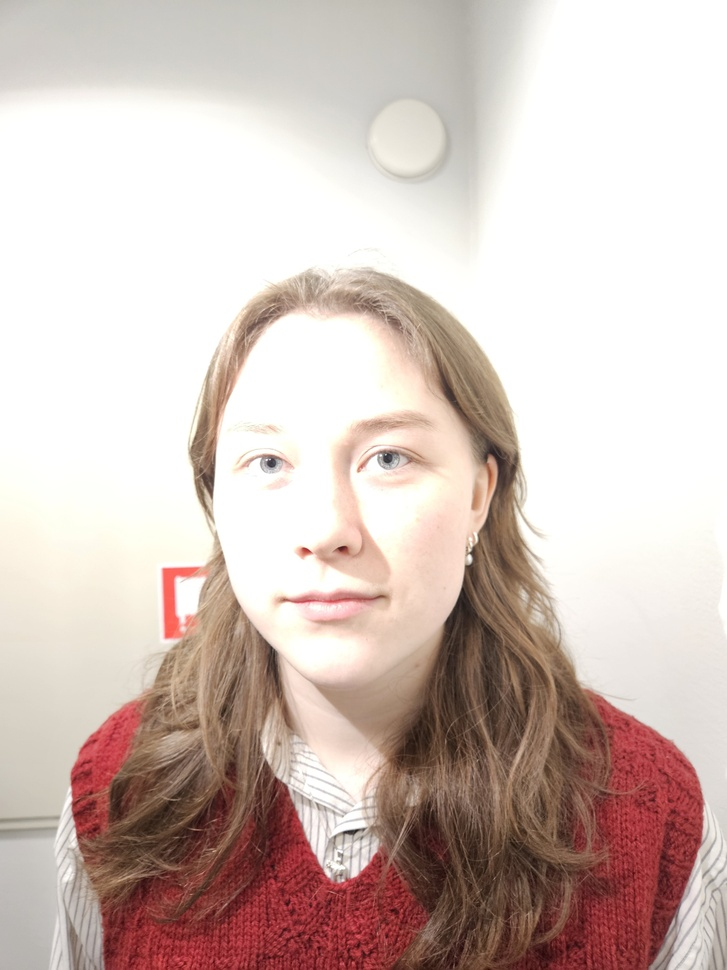
#> input picture wilma3.jpg, 727 x 970 px, shrunk from 3000 x 4000 before the run
$ python main.py
#> lines starting #> are read from the running program, lines starting #| are printed output that depends on the picture
import pickle
import numpy as np
import matplotlib.pyplot as plt
import matplotlib.image as mpimg
from skimage import io, color
import math
import progressbar
from PIL import Image

desired_width = 50

def calculateColorAverage(pictureSample):
    return np.mean(pictureSample,axis=(0,1))

def euclidianLabDif(ogImg, refImg):
    dist = np.sqrt(np.sum((ogImg - refImg)**2))
    return dist


def load_data_images(filename):
#> called with filename = 'data_images.pkl'
    with open(filename, 'rb') as file:
#> (reads data_images.pkl from the repository)
        data_images = pickle.load(file)
    return data_images

def main():
    # Just a progressbar when we load
    widgets = [
        ' [', progressbar.Timer(), '] ',
        progressbar.GranularBar(), ' ',
        progressbar.Percentage(),
    ]

    images = load_data_images("data_images.pkl")
    index_table = np.loadtxt('indexArray.csv', delimiter=',')

    #Load the image
    gnuImg = io.imread("wilma3.jpg")
#> gnuImg is the input picture: shape (970, 727, 3); mean R, G, B 209.9, 193.1, 186.5

    #Get the size of the loaded image
    height, width, channels = gnuImg.shape
#> height = 970; width = 727; channels = 3

    #Calculate the amout for padding and then pad the image
    Xpadding = width % 32
#> Xpadding = 23
    Ypadding = height % 32
#> Ypadding = 10
    paddedImage  = np.pad(gnuImg, ((Ypadding,Ypadding), (Xpadding,Xpadding),(0,0)), "constant", constant_values=0)
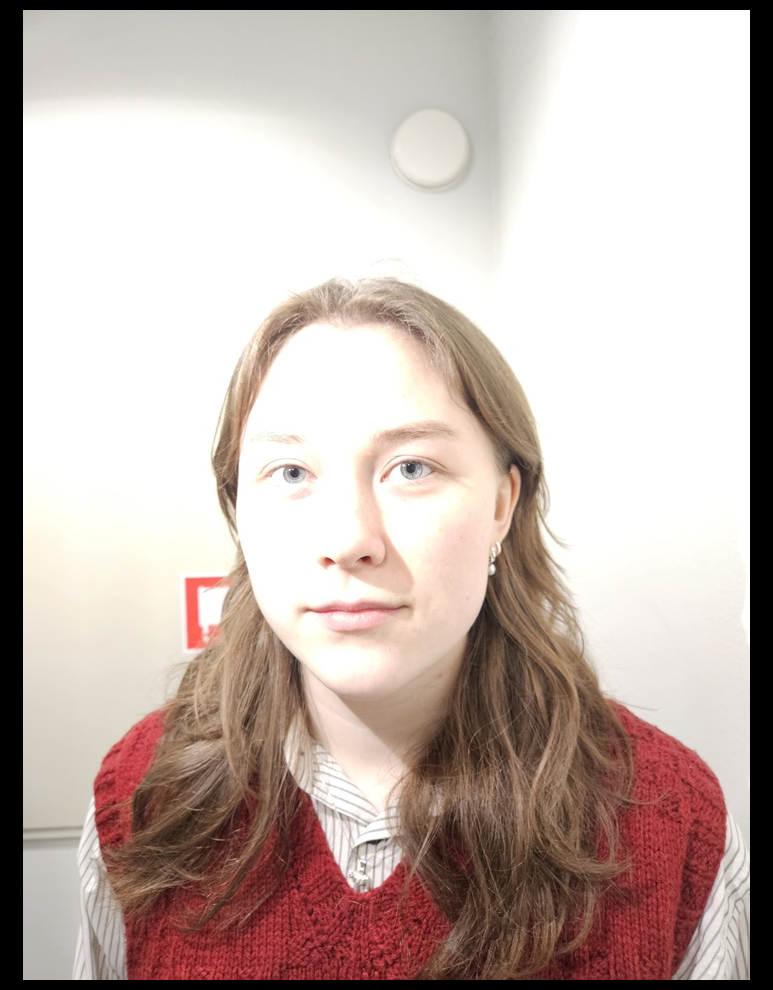
#> paddedImage: shape (990, 773, 3); mean R, G, B 193.5, 177.9, 171.9
    padHeight, padWidth, channels = paddedImage.shape
#> padHeight = 990; padWidth = 773

    #Final image with all the small images
    addedPhotosArray = np.zeros((padHeight, padWidth, 3), dtype=int)
    finalIndex = 0
    m = round(padHeight/32)
#> m = 31
    progress = 0


    #Stores all the indexes of the images that are close in LAB
    smallest_diff_index =[]
    with progressbar.ProgressBar(max_value=m, widgets=widgets) as bar:
        for partY in range(round(padHeight/32)):
            skipY = partY*32
            for partX in range(round(padWidth/32)):
                skipX = partX*32
                smallest_diff = math.inf

                #This was the double for loop to take a 32x32 section of the original image
                imageSection = paddedImage[skipY:skipY+32, skipX:skipX+32]
                for i in range(len(index_table)):
                    originalImageLab = color.rgb2lab(calculateColorAverage(imageSection))
                    dist = euclidianLabDif(originalImageLab, index_table[i])
                    if(dist < smallest_diff):
                        index = i
                        smallest_diff = dist

                smallest_diff_index.append(index)

                addedPhotosArray[skipY:skipY+32, skipX:skipX+32] = images[smallest_diff_index[finalIndex]]
                finalIndex += 1
            if progress % 1 == 0:
                bar.update(progress)
            progress += 1
#> addedPhotosArray: shape (990, 773, 3) int64; every value is 0
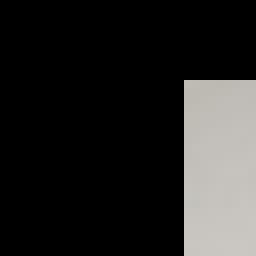
#> imageSection: shape (32, 32, 3) (shown 8 times larger); mean R, G, B 37.9, 37.3, 36.3
#> after the loop, finalIndex = 0; index = 15; progress = 0; smallest_diff_index = [15]

    pil_image = Image.fromarray(addedPhotosArray.astype('uint8'), mode='RGB')
    pil_image.save("wilmaOpt2_200_10colors.jpg", format="JPEG")


    plt.imshow(addedPhotosArray)
    plt.axis('off')
    plt.show()


#> (the run stopped early here; a loop or call above may not have finished)
